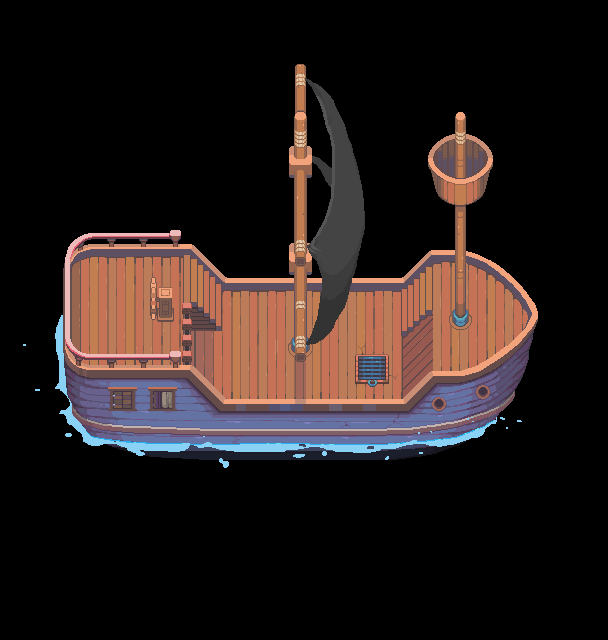

Tiled map render using the project's own tile images. Description and the whole map definition, tile-layer contents included, below:
An orthogonal 19x20 tile map with 32x32 px tiles, 1 tile layer (ship-animations-sideways-sailing-baked).

<map version="1.10" tiledversion="1.12.1" orientation="orthogonal" renderorder="right-down" width="19" height="20" tilewidth="32" tileheight="32" infinite="0" nextlayerid="2" nextobjectid="1">
 <tileset firstgid="1" source="ship-animations-sideways-sailing-baked.tsx" />
 <layer id="1" name="ship-animations-sideways-sailing-baked" width="19" height="20">
  <data encoding="csv">
0,0,0,0,0,0,0,0,0,0,0,0,0,0,0,0,0,0,0,
0,0,0,0,0,0,0,0,0,0,0,0,0,0,0,0,0,0,0,
0,0,0,0,0,0,0,0,0,200,201,0,0,0,0,0,0,0,0,
0,0,0,0,0,0,0,0,0,295,296,0,0,0,300,0,0,0,0,
0,0,0,0,0,0,0,0,0,390,391,392,0,394,395,396,0,0,0,
0,0,0,0,0,0,0,0,0,485,486,487,0,489,490,491,0,0,0,
0,0,0,0,0,0,0,0,0,580,581,582,0,584,585,586,0,0,0,
0,0,668,669,670,671,672,0,0,675,676,677,0,679,680,0,0,0,0,
0,762,763,764,765,766,767,768,769,770,771,772,773,774,775,776,777,0,0,
0,857,858,859,860,861,862,863,864,865,866,867,868,869,870,871,872,0,0,
951,952,953,954,955,956,957,958,959,960,961,962,963,964,965,966,967,0,0,
1046,1047,1048,1049,1050,1051,1052,1053,1054,1055,1056,1057,1058,1059,1060,1061,1062,0,0,
1141,1142,1143,1144,1145,1146,1147,1148,1149,1150,1151,1152,1153,1154,1155,1156,1157,0,0,
1236,1237,1238,1239,1240,1241,1242,1243,1244,1245,1246,1247,1248,1249,1250,1251,1252,0,0,
0,1332,1333,1334,1335,1336,1337,1338,1339,1340,1341,1342,1343,1344,1345,0,0,0,0,
0,0,0,0,0,0,0,0,0,0,0,0,0,0,0,0,0,0,0,
0,0,0,0,0,0,0,0,0,0,0,0,0,0,0,0,0,0,0,
0,0,0,0,0,0,0,0,0,0,0,0,0,0,0,0,0,0,0,
0,0,0,0,0,0,0,0,0,0,0,0,0,0,0,0,0,0,0,
0,0,0,0,0,0,0,0,0,0,0,0,0,0,0,0,0,0,0
</data>
 </layer>
</map>
